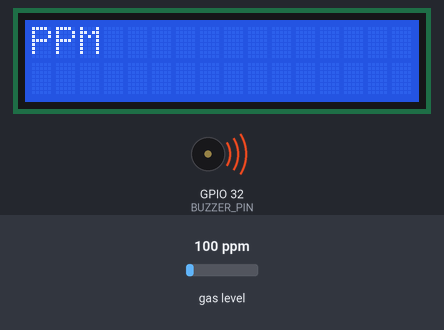
Simulated run of this sketch. Board: ESP32. Parts: 16×2 character LCD, buzzer (waves = sounding, pin HIGH). The inputs (shaded band) are chosen by the test bench; at power-on: gas level 100 ppm. WiFi joins after 1.5 s; servers stay silent unless stated; random numbers use the default seed unless the sketch sets one; no MQTT or app messages arrive unless stated; what the sketch prints to the serial monitor is not drawn.

Above: at 1.7 s.
At 2.8 s:
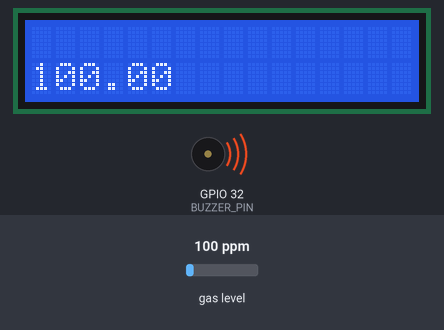
2.9 s: gas level set to 20 ppm
At 5.2 s:
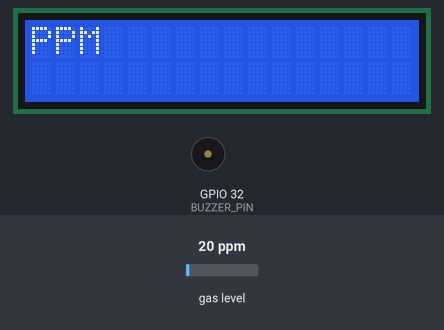
At 6.3 s:
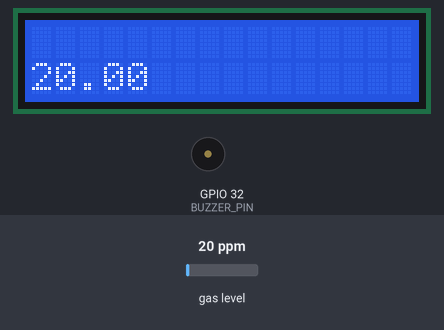
Timing chart, 0 to 7.8 s (numbered marks = the images above; inputs shaded):
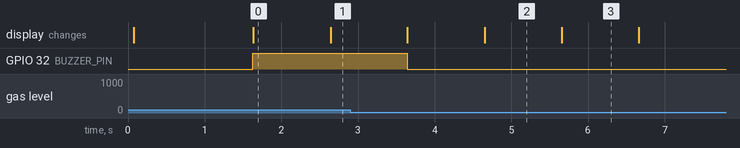

The sketch:

MQ2.ino
```cpp
/*
 *  This sketch fixes the MQ2 measuring issue when using Wifi.h
 *  Wifi.h deactivates pin 25 analogical input on esp32.ino default sketch.
 *  This is because Wifi.h works only with ADC1 for analogical measurement
 *  Please check the esp32-wroom-32d.jpg image on ESP32 folder
 *

 * ADC1 GPIO
 * ADC1_CH0 (GPIO 36) // only tested on this and it works as expected :)
 * ADC1_CH1 (GPIO 37)
 * ADC1_CH2 (GPIO 38)
 * ADC1_CH3 (GPIO 39)
 * ADC1_CH4 (GPIO 32)
 * ADC1_CH5 (GPIO 33)
 * ADC1_CH6 (GPIO 34)
 * ADC1_CH7 (GPIO 35)
 *
 * ADC2 GPIO
 * ADC2_CH0 (GPIO 4)
 * ADC2_CH1 (GPIO 0)
 * ADC2_CH2 (GPIO 2)
 * ADC2_CH3 (GPIO 15)
 * ADC2_CH4 (GPIO 13)
 * ADC2_CH5 (GPIO 12)
 * ADC2_CH6 (GPIO 14)
 * ADC2_CH7 (GPIO 27)
 * ADC2_CH8 (GPIO 25)
 * ADC2_CH9 (GPIO 26)
 *
 */

#include <WiFi.h>
#include <PubSubClient.h>


// Update these with values suitable for your network.
const char* ssid = "XXXX";
const char* password = "XXXXX";
const char* mqtt_server = "192.168.2.39";
const int BUZZER_PIN = 32; // GIOP32 pin connected to buzzer

#define mqtt_port 1883
#define MQTT_USER "sarfraaz"
#define MQTT_PASSWORD "XXXXX"
#define MQTT_SERIAL_PUBLISH_CH "MyHome/Sensor/ESP32/serialdata/tx"
#define MQTT_RESTART_RECEIVER_CH "MyHome/Sensor/ESP32/restart"


WiFiClient wifiClient;

PubSubClient client(wifiClient);


//Include the library
#include <MQUnifiedsensor.h>

#include <LiquidCrystal_I2C.h>

// set the LCD number of columns and rows
int lcdColumns = 16;
int lcdRows = 2;

// set LCD address, number of columns and rows
// if you don't know your display address, run an I2C scanner sketch
LiquidCrystal_I2C lcd(0x27, lcdColumns, lcdRows);

/************************Hardware Related Macros************************************/
#define         Board                   ("ESP-32") // Wemos ESP-32 or other board, whatever have ESP32 core.

//https://www.amazon.com/HiLetgo-ESP-WROOM-32-Development-Microcontroller-Integrated/dp/B0718T232Z (Although Amazon shows ESP-WROOM-32 ESP32 ESP-32S, the board is the ESP-WROOM-32D)
#define         Pin                     (36) //check the esp32-wroom-32d.jpg image on ESP32 folder

/***********************Software Related Macros************************************/
#define         Type                    ("MQ-2") //MQ2 or other MQ Sensor, if change this verify your a and b values.
#define         Voltage_Resolution      (3.3) // 3V3 <- IMPORTANT. Source: https://randomnerdtutorials.com/esp32-adc-analog-read-arduino-ide/
#define         ADC_Bit_Resolution      (12) // ESP-32 bit resolution. Source: https://randomnerdtutorials.com/esp32-adc-analog-read-arduino-ide/
#define         RatioMQ2CleanAir        (9.83) //RS / R0 = 9.83 ppm
/*****************************Globals***********************************************/
MQUnifiedsensor MQ2(Board, Voltage_Resolution, ADC_Bit_Resolution, Pin, Type);
/*****************************Globals***********************************************/


void setup()
{

  //Init the serial port communication - to debug the library
  Serial.begin(115200); //Init serial port
  delay(10);
  pinMode(BUZZER_PIN, OUTPUT);
  // initialize LCD
  lcd.init();
  // turn on LCD backlight
  lcd.backlight();
  //Set math model to calculate the PPM concentration and the value of constants
  MQ2.setRegressionMethod(1); //_PPM =  a*ratio^b
  MQ2.setA(987.99); MQ2.setB(-2.162); // Configurate the ecuation values to get H2 concentration

/*
    Exponential regression:
    Gas    | a      | b
    H2     | 987.99 | -2.162
    LPG    | 574.25 | -2.222
    CO     | 36974  | -3.109
    Alcohol| 3616.1 | -2.675
    Propane| 658.71 | -2.168
  */

  /*****************************  MQ Init ********************************************/
  //Remarks: Configure the pin of arduino as input.
  /************************************************************************************/
  MQ2.init();

  /*
    //If the RL value is different from 10K please assign your RL value with the following method:
    MQ2.setRL(10);
  */
  /*****************************  MQ CAlibration ********************************************/
  // Explanation:
  // In this routine the sensor will measure the resistance of the sensor supposing before was pre-heated
  // and now is on clean air (Calibration conditions), and it will setup R0 value.
  // We recomend execute this routine only on setup or on the laboratory and save on the eeprom of your arduino
  // This routine not need to execute to every restart, you can load your R0 if you know the value
  // Acknowledgements: https://jayconsystems.com/blog/understanding-a-gas-sensor
  Serial.print("Calibrating please wait.");
  float calcR0 = 0;
  for(int i = 1; i<=10; i ++)
  {
    MQ2.update(); // Update data, the arduino will be read the voltage on the analog pin
    calcR0 += MQ2.calibrate(RatioMQ2CleanAir);
    Serial.print(".");
  }
  MQ2.setR0(calcR0/10);
  Serial.println("  done!.");

  if(isinf(calcR0)) {Serial.println("Warning: Conection issue founded, R0 is infite (Open circuit detected) please check your wiring and supply"); while(1);}
  if(calcR0 == 0){Serial.println("Warning: Conection issue founded, R0 is zero (Analog pin with short circuit to ground) please check your wiring and supply"); while(1);}
  /*****************************  MQ CAlibration ********************************************/
  //MQ2.serialDebug(true); uncomment if you want to print the table on the serial port

    // We start by connecting to a WiFi network


    Serial.println();
    Serial.println();
    Serial.print("Connecting to ");
    Serial.println(ssid);

    WiFi.begin(ssid, password);

    while (WiFi.status() != WL_CONNECTED) {
        delay(500);
        Serial.print(".");
    }

    Serial.println("");
    Serial.println("WiFi connected");
    Serial.println("IP address: ");
    Serial.println(WiFi.localIP());
    client.setServer(mqtt_server, mqtt_port);
    client.setCallback(callback);
    reconnect();
    digitalWrite(BUZZER_PIN, HIGH);
}


void loop()
{
  client.loop();
  MQ2.update(); // Update data, the arduino will be read the voltage on the analog pin
  //MQ2.serialDebug(); // Will print the table on the serial port
  float ppmValue;
  ppmValue = MQ2.readSensor();


 // set cursor to first column, first row
  lcd.setCursor(0, 0);
  // print message
  lcd.print("PPM");
  delay(1000);
  // clears the display to print new message
  lcd.clear();
  // set cursor to first column, second row
  lcd.setCursor(0,1);
  lcd.print(String(ppmValue).c_str());
  delay(1000);
  lcd.clear();

  if(ppmValue > 13) {
    digitalWrite(BUZZER_PIN, LOW); // turn on
    Serial.println("High");
  }
  else
  {
    digitalWrite(BUZZER_PIN, HIGH);  // turn off
  }

 if(!client.connected()) {
    reconnect();
 }
 if(ppmValue > 25)
 {
 delay(1000); //Sampling frequency
 }
 else
 {
 delay(10000);
 }
 client.publish("MyHome/Sensor/ESP32/MQ2",String(ppmValue).c_str());
 Serial.println("PPM  ");
 Serial.println(String(ppmValue).c_str());

 Serial.println(client.connected());


}


void callback(char* topic, byte *payload, unsigned int length) {
    Serial.println("-------new message from broker-----");
    Serial.print("channel:");
    Serial.println(topic);
    Serial.print("data:");
    Serial.write(payload, length);
    ESP.restart();
    Serial.println();
}


void reconnect() {
  // Loop until we're reconnected
  while (!client.connected()) {
    Serial.print("Attempting MQTT connection...");
    // Create a random client ID
    String clientId = "ESP32Client-";
    clientId += String(random(0xffff), HEX);
    // Attempt to connect
    if (client.connect(clientId.c_str(),MQTT_USER,MQTT_PASSWORD)) {
      Serial.println("connected");
      //Once connected, publish an announcement...
      client.setKeepAlive(90);
      client.publish("MyHome/Sensor/presence/ESP32/", "hello world");
      client.subscribe(MQTT_RESTART_RECEIVER_CH);
      } else {
      Serial.print("failed, rc=");
      Serial.print(client.state());
      Serial.println(" try again in 5 seconds");
      // Wait 5 seconds before retrying
      delay(5000);
    }
  }
}
```

Measured:
- what the display in image 0 shows lasts 1.0 s, from 1.6 s to 2.6 s
